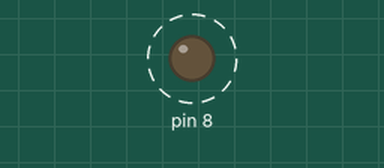
A sketch run on a simulated Arduino Uno, built with avr-gcc and run on an emulated ATmega328P. On the bench: output pins drawn as LEDs (lit = HIGH). Dashed ring = blinking.

Above: at 0.5 s.
Timing chart, 0 to 4.6 s (numbered marks = the images above):
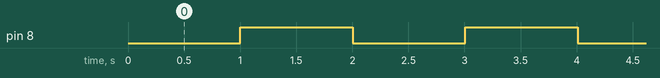

Measured:
- by itself, pin 8: alternates HIGH for 1.0 s and LOW for 1.0 s

The sketch:

first_interrupt_program.ino
```cpp
//defining the macros for addressing registers.
#define tcnt2 *((volatile byte*) 0xB2)
#define tccr2a *((volatile byte*) 0xB0)
#define tccr2b *((volatile byte*) 0xB1)
#define ocr2a *((volatile byte*) 0xB3)
#define ocr2b *((volatile byte*) 0xB4)
#define tifr2 *((volatile byte*) 0x37)
#define ddrb  *((volatile byte*) 0x24)
#define portb *((volatile byte*) 0x25)
#define prr *((volatile byte*) 0x64)
#define timsk2 *((volatile byte*) 0x70)


//This is a simple program to blink an LED, but using timer interrupts, the custom delay mechanism is going to be interrupt driven , this code will
// using the timer2 module for the delay mechanism.

/* Flow of events in this code:
1) configure the timer2 module into CTC mode,
2) Select the prescaler for the timer2 module, I will be using the prescaler of 256, since this clock signal setup generates a ocf0a flag for 4 microseconds precisely
3) enable the timer2 module using the PRTIM2 bit of the PRR register.
4) Enable interrupts for the ocf2a bit.
5) set tcnt2 to 0 and ocr2a to 250
6) Write an ISR for what to do when ocf2a generates an interrupt.


*/


uint32_t last_time = 0;
volatile uint32_t current_time = 0;


void setup() {
  ddrb |= (1<<0);

  // step1: configuring timer 2 to ctc mode
  tccr2b &= ~(1<<3);
  tccr2a |= (1<<1);
  tccr2a &= ~(1<<0);

  //step2: selecting the prescaler
  tccr2b &= ~(1<<0);
  tccr2b |= (1<<1);
  tccr2b |= (1<<2);

  //step3: enabling the timer2 module
  prr &= ~(1<<6);

  //step4: enabling timer interrupt for ocf2a
  timsk2 |= (1<<1);


  //step 5:
  tcnt2 = 0;
  ocr2a = 250;
}

void loop() {
  if( (current_time - last_time) == 250){
  portb ^= (1 << 0);
  last_time =current_time;
  }
}


ISR(TIMER2_COMPA_vect){
  current_time++; // increment counter
}
```
